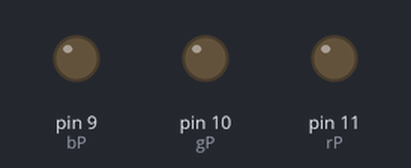
Simulated run of this sketch. Board: Arduino Uno, built with avr-gcc and run on an emulated ATmega328P. On the bench: output pins drawn as LEDs (lit = HIGH).

Above: at 0.15 s.
At 4.36 s:
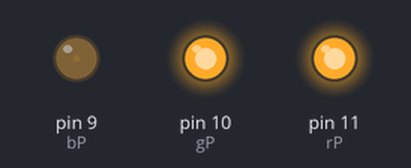
At 6.46 s:
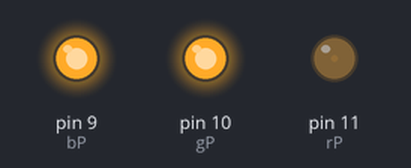
At 8.7 s:
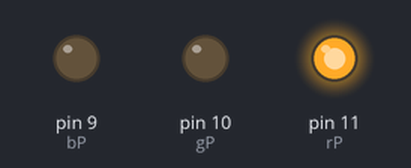
At 10.7 s:
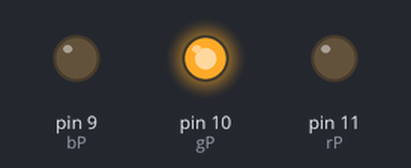
At 37.4 s:
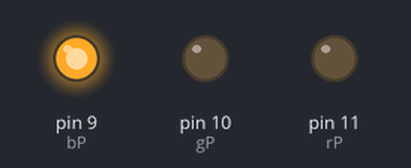
Timing chart, 0 to 40.0 s (numbered marks = the images above):
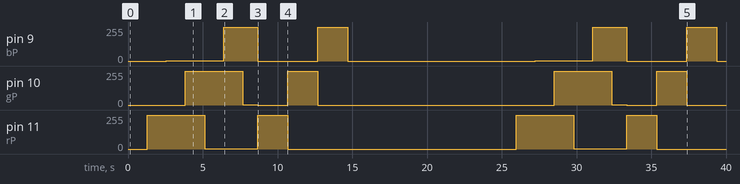

Measured:
- by itself, pin 9 (bP): 0/255 → 1/255 at 2.6 s, → 255/255 3.8 s later, → 0/255 2.3 s later, → 255/255 4.0 s later, … (10 changes in this stretch)
- by itself, pin 10 (gP): 0/255 → 255/255 at 3.8 s, → 1/255 3.8 s later, → 0/255 1.0 s later, → 255/255 2.0 s later, … (10 changes in this stretch)
- by itself, pin 11 (rP): 0/255 → 255/255 at 1.3 s, → 1/255 3.8 s later, → 255/255 3.6 s later, → 0/255 2.0 s later, … (8 changes in this stretch)

The sketch:

Bar_Lichtsteuerung.ino
```cpp
/*
 Mit diesem Programm wird die Bar Komplett gesteuert.
 Ziel ist es dies mit den Vorhandenen Schaltern aber auch
 mit einer Fernbedienung oder mit einem Smartphone zu Steuern.

 Bonus:
 Falls der Raum Leer ist, sollten alle Lichter abgeschaltet werden.

 Zu Steuernde Elemente:
 * 5m RGB LEDs hinter den Gläsern
 * Halogen Beleuchtung bei den Glaesern in der Bar
 * Halogen Beleuchtung Bar Innenbereich
 * Halogen Beleuchtung Bar Aussenbereich
 * Wohnzimmer Licht
 * Wohnzimmer Decken Flooter

 * verdrahtung:
 * RGB LED Strip
 ** A1 - Red
 ** A2 - Blue
 ** A3 - Green

 * 8 channel Relais with Optokoppler and 5V (Switching 230V/AC 10A)
 * D2 - IN1 - Bar Innen
 * D3 - IN2 - Bar Außenbereich
 * D4 - IN3 - Stehlampe
 * D5 - IN4 - PC Steckdosen
 * D6 - IN5 -
 * D7 - IN6 -
 * D8 - IN7 -
 * D9 - IN8 -

*/

// RGB Control
int rP = 11;
int bP = 9;
int gP= 10;
int FADESPEED = 5;
// uncomment if your RGB LEDs works with Common Anode
//#define COMMON_ANODE


void setup() {
  Serial.begin(9600);
  pinMode(rP,OUTPUT);
  pinMode(bP,OUTPUT);
  pinMode(gP,OUTPUT);
}

void loop() {
  fadeRGB();
  delay(1000);
  // RED
  setColor(255,0,0);
  delay(2000);
  // Green
  setColor(0,255,0);
  delay(2000);
  // Blue
  setColor(0,0,255);
  delay(2000);
  setColor(0,0,0);
  delay(10000);
}

// smooth fade RGB LED
void fadeRGB()
{
  int r, g, b;

  // fade from blue to violet
  for (r = 0; r < 256; r++) {
    analogWrite(rP, r);
    delay(FADESPEED);
  }
  // fade from violet to red
  for (b = 255; b > 0; b--) {
    analogWrite(bP, b);
    delay(FADESPEED);
  }
  // fade from red to yellow
  for (g = 0; g < 256; g++) {
    analogWrite(gP, g);
    delay(FADESPEED);
  }
  // fade from yellow to green
  for (r = 255; r > 0; r--) {
    analogWrite(rP, r);
    delay(FADESPEED);
  }
  // fade from green to teal
  for (b = 0; b < 256; b++) {
    analogWrite(bP, b);
    delay(FADESPEED);
  }
  // fade from teal to blue
  for (g = 255; g > 0; g--) {
    analogWrite(gP, g);
    delay(FADESPEED);
  }
}

void setColor(int red, int green, int blue)
{
  /*
  red = 255 - red;
  green = 255 - green;
  blue = 255 - blue;
  */
  analogWrite(rP, red);
  analogWrite(gP, green);
  analogWrite(bP, blue);
}
```
